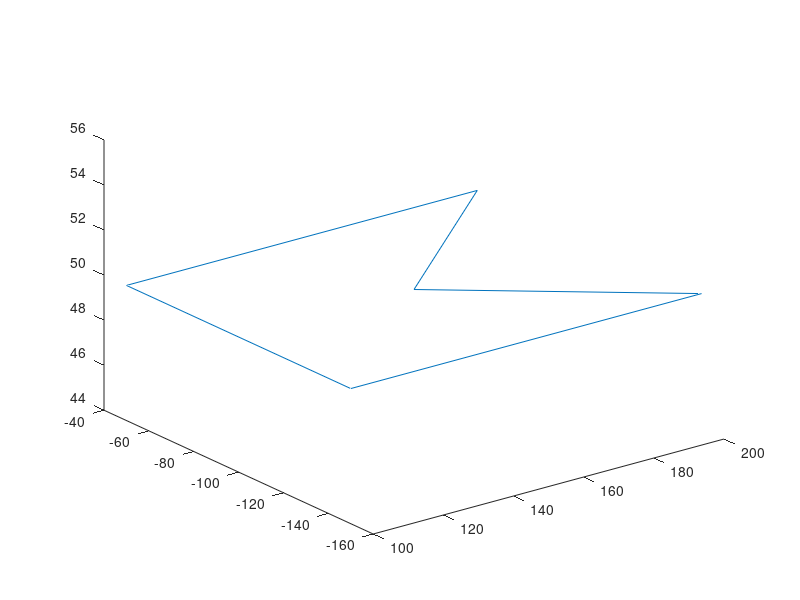

Write the MATLAB code that produced this figure. (Note: this script raises an error after producing the figure.)
%%%%%%%%  LU QIAN %%% YUAN JIALIN %%%%%%%%%
%%%%%%%%%%% Robotics Fundamentals %%%%%%%%%
%%%%%%%%%%%%%%% December 2018 %%%%%%%%%%%%%

clear all
close all
clc
%% Links Length 
l0 = 63.5 ;
l1 = 0 ;
l2 = 152.4 ;
l3 = 157.5 ; 
l4 = 34.3 ;
l5 = 66.0 ;

%% desired path of EE 
theta_pitch = 270;
path = zeros(6,3);

path(1,:) = [200 -150 50]; %A
path(2,:) = [100 -150 50]; %B
path(3,:) = [100 -50 50]; %C
path(4,:) = [200 -50 50]; %D
path(5,:) = [150 -100 50]; %E
path(6,:) = [200 -150 50]; %A

figure (1)
set(1,'position',[0 200 560 420]) % position and size
plot3(path(:,1),path(:,2),path(:,3))
% axis([0 250 -200 0 49.999995 50.000005]) % axis range
hold on

%% put each EE position into IK function to get joint q1-5 (choose 1 solution for each)
q = zeros(8,5);

for j = 1:5
temp = IK(path(j,1),path(j,2),path(j,3),theta_pitch);
q(j+1,:) = temp(1,:);
end
q(7,:) = q(2,:);
%%
T_store = zeros(8,3);
Tpt_store = zeros(7,20,3);
%% FK
for i1 = 1:8
T_temp = FK_get_T0e(q(i1,1),q(i1,2),q(i1,3),q(i1,4),q(i1,5));
T_store(i1,:) = [T_temp(1,4) T_temp(2,4) T_temp(3,4)];
end


plot3(T_store(2:7,1),T_store(2:7,2),T_store(2:7,3),'r')
legend('desired path','IK results path')
xlabel('x (mm)') ; ylabel('y (mm)') ; zlabel('z (mm)') ;
%% free motion path
n = 20;
t = 0.01;
for i2 = 1:7
q1(i2,:) = linspace(q(i2,1),q(i2+1,1),n)'*pi/180 ;
q2(i2,:) = linspace(q(i2,2),q(i2+1,2),n)'*pi/180 ;
q3(i2,:) = linspace(q(i2,3),q(i2+1,3),n)'*pi/180 ;
q4(i2,:) = linspace(q(i2,4),q(i2+1,4),n)'*pi/180 ;
q5(i2,:) = zeros(n,1) *pi/180 ;

for i3 = 1:n
    grid on
    hold on
    
    c1 = cos(q1(i2,i3));
    s1 = sin(q1(i2,i3));
    c2 = cos(q2(i2,i3));
    s2 = sin(q2(i2,i3));
    c23 = cos(q2(i2,i3)+q3(i2,i3));
    s23 = sin(q2(i2,i3)+q3(i2,i3));
    c234 = cos(q2(i2,i3)+q3(i2,i3)+q4(i2,i3));
    s234 = sin(q2(i2,i3)+q3(i2,i3)+q4(i2,i3));
    
    figure (2)
    set(2,'position',[500 200 560 420])
    
     
    n2 = 20;
    plot3(T_store(1,1),T_store(1,2),T_store(1,3),'*');
    text(T_store(1,1)+ n2,T_store(1,2)+ n2,T_store(1,3)+ n2,'Start&End','fontsize',7) ;
    plot3(T_store(2,1),T_store(2,2),T_store(2,3),'*');
    text(T_store(2,1)+ n2,T_store(2,2)- n2,T_store(2,3),'A','fontsize',7) ;
    plot3(T_store(3,1),T_store(3,2),T_store(3,3),'*');
    text(T_store(3,1)- n2,T_store(3,2)- n2,T_store(3,3),'B','fontsize',7) ;
    plot3(T_store(4,1),T_store(4,2),T_store(4,3),'*');
    text(T_store(4,1)- n2,T_store(4,2)+ n2,T_store(4,3),'C','fontsize',7) ;
    plot3(T_store(5,1),T_store(5,2),T_store(5,3),'*');
    text(T_store(5,1)+ n2,T_store(5,2)+ n2,T_store(5,3),'D','fontsize',7) ;
    plot3(T_store(6,1),T_store(6,2),T_store(6,3),'*');
    text(T_store(6,1)+ n2,T_store(6,2),T_store(6,3),'E','fontsize',7) ;
    
    x0 = zeros(1) ;
    y0 = zeros(1) ;
    z0 = zeros(1) ;
    
    x1 = l0*cos(pi/2).*c1 ;
    y1 = l0*cos(pi/2).*s1 ;
    z1 = l0*sin(pi/2);
    
    x2 = (l0+l1)*cos(pi/2).*c1 ;
    y2 = (l0+11)*cos(pi/2).*s1;
    z2 = (l0+l1)*sin(pi/2) ;
    
    x3 = ((l0+l1)*cos(pi/2)+l2*c2).*c1 ;
    y3 = ((l0+l1)*cos(pi/2)+l2*c2).*s1 ;
    z3 = (l0+l1)*sin(pi/2)+l2*s2 ;
    
    x4 = ((l0+l1)*cos(pi/2)+l2*c2+l3*c23).*c1 ;
    y4 = ((l0+l1)*cos(pi/2)+l2*c2+l3*c23).*s1 ;
    z4 = (l0+l1)*sin(pi/2)+l2*s2+l3*s23 ;
    
    x5 = ((l0+l1)*cos(pi/2)+l2*c2+l3*c23+l4*c234).*c1 ;
    y5 = ((l0+l1)*cos(pi/2)+l2*c2+l3*c23+l4*c234).*s1 ;
    z5 = (l0+l1)*sin(pi/2)+l2*s2+l3*s23+l4*s234 ;

    
    Tpt = FK_get_T0e(q1(i2,i3)/pi*180 ,q2(i2,i3)/pi*180 ,q3(i2,i3)/pi*180 ...
                     ,q4(i2,i3)/pi*180 ,q5(i2,i3)/pi*180);
    Tpt_store(i2,i3,:) = [Tpt(1,4) Tpt(2,4) Tpt(3,4)];
    xx = [x0; x1; x2; x3; x4; x5; Tpt_store(i2,i3,1) ] ;
    yy = [y0; y1; y2; y3; y4; y5; Tpt_store(i2,i3,2) ] ;
    zz = [z0; z1; z2; z3; z4; z5; Tpt_store(i2,i3,3) ] ;

    plot3(Tpt_store(i2,i3,1),Tpt_store(i2,i3,2),Tpt_store(i2,i3,3),'r.','MarkerSize',0.5)
   
    arm = plot3(xx,yy,zz,'k.-','Linewidth',1,'MarkerSize',15,'tag','arm');
    
    axis equal

        
    xlabel('x (mm)') ; ylabel('y (mm)') ; zlabel('z (mm)') ;
   
    axis([-100 450 -300 200 0 500]) % axis range
    pause(t) % considering accelaration, this t can be a vector.
    h = findobj('type','line','tag','arm');
    delete(h);
    
end
end
plot3(xx,yy,zz,'k.-','Linewidth',1,'MarkerSize',15)

